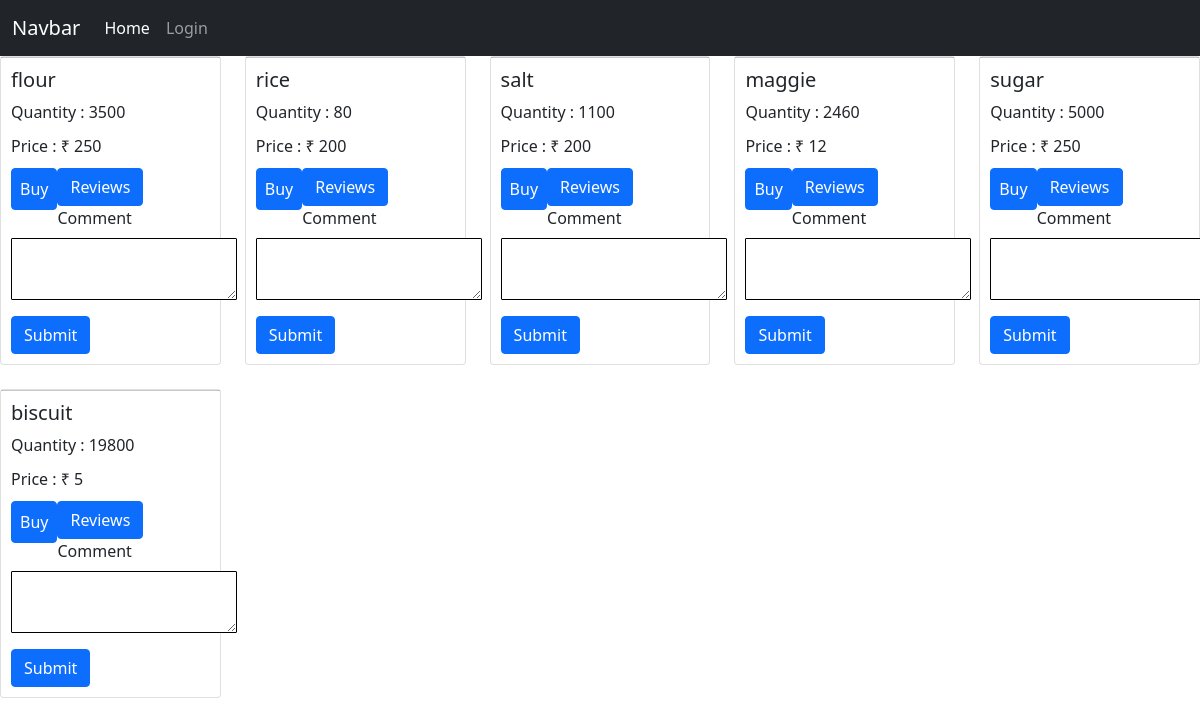
Screenshot of /1/enterShop with the database file from the repository.
### home/models.py (models this page shows)
class Items(models.Model):
    name = models.CharField(max_length=1000)
    item = models.CharField(max_length=1000)
    quantity = models.IntegerField()
    price = models.IntegerField()

### home/views.py (the view)
# urls.py: path("<int:id>/enterShop", views.enterShop, name="enterShop"),
def enterShop(request, id):
    shop = Shopkeeper.objects.get(id=id)
    items = Items.objects.filter(name=shop.name)
    return render(request, "items.html", {"items": items, "shopId": id})

### templates/items.html (shortened to what this page needs)
{% extends 'base.html' %}
{% block content %}
    <div class="row row-cols-1 row-cols-md-5 g-4">
  {% for item in items %}
  <div class="col">
    <div class="card h-100">
      <hr style="margin: 0px">
      <div class="card-body" style="padding: 10px">
        <h5 class="nameOfItem">{{ item.item }}</h5>
        <p style="margin-bottom: 10px">Quantity : {{ item.quantity }}</p>
        <p style="margin-bottom: 10px">Price : &#x20B9; {{ item.price }}</p>
        <div>
            <button class="btn btn-primary" type="button" data-bs-toggle="offcanvas"
                data-bs-target="#offcanvasRight_{{ item.pk }}" aria-controls="offcanvasRight"
                style="box-shadow: none; padding: 8px; float: left">Buy
            </button>
        </div>
        <a href="/{{shopId}}/{{item.id}}/itemReviews" class="btn btn-primary">Reviews</a>
        <form action="/{{shopId}}/{{item.id}}/submitReviews" method="post">
            <div class="mb-3"">
                        <label for=" comment" class="form-label">Comment</label>
                <textarea class="form-control" style="width: fit-content; border: 1px solid black; border-radius: 1px;" id="comment"
                    name="comment"></textarea>
            </div>
            <button type="submit" class="btn btn-primary">Submit</button>
        </form>
        </div>
    </div>
  </div>
  {%endfor%}
    </div>
{% endblock content %}

### rows the page displays
Items: item "flour", quantity "3500", price "250"
Items: item "rice", quantity "80", price "200"
Items: item "salt", quantity "1100", price "200"
Items: item "maggie", quantity "2460", price "12"
Items: item "sugar", quantity "5000", price "250"
Items: item "biscuit", quantity "19800", price "5"
